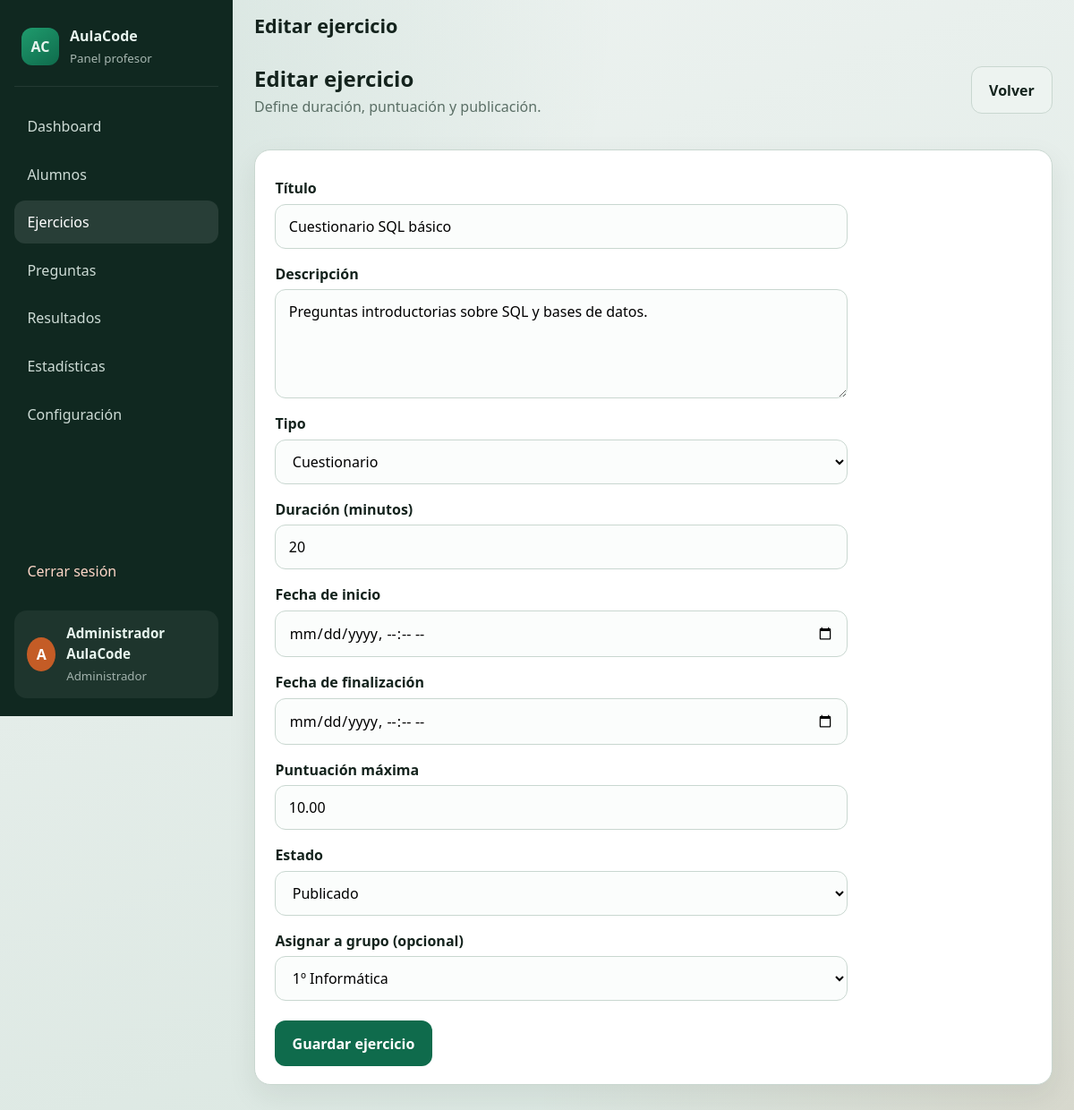
Screenshot of /admin/ejercicio_form.php?id=1 (signed in) with the database file from the repository.
### tables this page shows
CREATE TABLE `ejercicios` (
  `id` INT UNSIGNED NOT NULL AUTO_INCREMENT,
  `titulo` VARCHAR(200) NOT NULL,
  `descripcion` TEXT NULL,
  `tipo` ENUM('CUESTIONARIO','SQL','PHP','RESPUESTA_ESCRITA','PROYECTO') NOT NULL DEFAULT 'CUESTIONARIO',
  `duracion_minutos` INT UNSIGNED NOT NULL DEFAULT 30,
  `fecha_inicio` DATETIME NULL DEFAULT NULL,
  `fecha_fin` DATETIME NULL DEFAULT NULL,
  `puntuacion_maxima` DECIMAL(6,2) NOT NULL DEFAULT 10.00,
  `estado` ENUM('BORRADOR','PUBLICADO','CERRADO') NOT NULL DEFAULT 'BORRADOR',
  `creado_por` INT UNSIGNED NOT NULL,
  `creado_en` DATETIME NOT NULL DEFAULT CURRENT_TIMESTAMP,
  `actualizado_en` DATETIME NULL DEFAULT NULL ON UPDATE CURRENT_TIMESTAMP,
  PRIMARY KEY (`id`),
  KEY `idx_ejercicios_estado` (`estado`),
  KEY `idx_ejercicios_tipo` (`tipo`),
  KEY `idx_ejercicios_creado_por` (`creado_por`),
  CONSTRAINT `fk_ejercicios_creado_por`
    FOREIGN KEY (`creado_por`) REFERENCES `usuarios` (`id`)
    ON UPDATE CASCADE ON DELETE RESTRICT
);

### includes/functions.php (called while the page is built, shortened)
<?php
function e(?string $value): string
{
    return htmlspecialchars((string) $value, ENT_QUOTES | ENT_SUBSTITUTE, 'UTF-8');
}
function url(string $path = ''): string
{
    $path = ltrim($path, '/');
    return BASE_PATH . ($path !== '' ? '/' . $path : '');
}
function label_ejercicio_estado(string $estado): string
{
    return match ($estado) {
        'BORRADOR'  => 'Borrador',
        'PUBLICADO' => 'Publicado',
        'CERRADO'   => 'Cerrado',
        default     => $estado,
    };
}
function label_ejercicio_tipo(string $tipo): string
{
    return match ($tipo) {
        'CUESTIONARIO'      => 'Cuestionario',
        'SQL'               => 'SQL',
        'PHP'               => 'PHP',
        'RESPUESTA_ESCRITA' => 'Respuesta escrita',
        'PROYECTO'          => 'Proyecto',
        default             => $tipo,
    };
}
function grupos_activos(): array
{
    return db()->query(
        'SELECT id, nombre FROM grupos WHERE activo = 1 ORDER BY nombre'
    )->fetchAll();
}

### config/database.php (called while the page is built, shortened)
<?php
function db(): PDO
{
    static $pdo = null;
    if ($pdo instanceof PDO) {
        return $pdo;
    }
    $dsn = sprintf(
        'mysql:host=%s;port=%s;dbname=%s;charset=%s',
        DB_HOST,
        DB_PORT,
        DB_NAME,
        DB_CHARSET
    );
    $options = [
        PDO::ATTR_ERRMODE            => PDO::ERRMODE_EXCEPTION,
        PDO::ATTR_DEFAULT_FETCH_MODE => PDO::FETCH_ASSOC,
        PDO::ATTR_EMULATE_PREPARES   => false,
    ];
    $pdo = new PDO($dsn, DB_USER, DB_PASS, $options);
    return $pdo;
}

### admin/ejercicio_form.php (the view, shortened to what this page needs)
<?php
$pdo = db();
$id = isset($_GET['id']) ? (int) $_GET['id'] : 0;
$ej = [
    'titulo' => '',
    'descripcion' => '',
    'tipo' => 'CUESTIONARIO',
    'duracion_minutos' => 20,
    'fecha_inicio' => '',
    'fecha_fin' => '',
    'puntuacion_maxima' => 10,
    'estado' => 'BORRADOR',
    'grupo_id' => '',
];
if ($id > 0) {
    $stmt = $pdo->prepare('SELECT * FROM ejercicios WHERE id = :id LIMIT 1');
    $stmt->execute(['id' => $id]);
    $row = $stmt->fetch();
    $ej = $row;
    $ej['fecha_inicio'] = $row['fecha_inicio'] ? date('Y-m-d\TH:i', strtotime($row['fecha_inicio'])) : '';
    $ej['fecha_fin'] = $row['fecha_fin'] ? date('Y-m-d\TH:i', strtotime($row['fecha_fin'])) : '';
    $asig = $pdo->prepare('SELECT grupo_id FROM asignaciones WHERE ejercicio_id = :id AND grupo_id IS NOT NULL LIMIT 1');
    $asig->execute(['id' => $id]);
    $ej['grupo_id'] = $asig->fetchColumn() ?: '';
}
$tipos = ['CUESTIONARIO', 'SQL', 'PHP', 'RESPUESTA_ESCRITA', 'PROYECTO'];
$estados = ['BORRADOR', 'PUBLICADO', 'CERRADO'];
$grupos = grupos_activos();
$pageTitle = $id > 0 ? 'Editar ejercicio' : 'Nuevo ejercicio';
require_once __DIR__ . '/../includes/header.php';
?>
<section class="toolbar">
    <div>
        <h2><?= e($pageTitle) ?></h2>
        <p>Define duración, puntuación y publicación.</p>
    </div>
    <a class="btn btn-secondary" href="<?= e(url('admin/ejercicios.php')) ?>">Volver</a>
</section>
<section class="panel form-panel">
    <form method="post" class="form-grid">
        <label for="titulo">Título</label>
        <input type="text" id="titulo" name="titulo" required maxlength="200" value="<?= e($ej['titulo']) ?>">
        <label for="descripcion">Descripción</label>
        <textarea id="descripcion" name="descripcion" rows="4"><?= e($ej['descripcion'] ?? '') ?></textarea>
        <label for="tipo">Tipo</label>
        <select id="tipo" name="tipo">
            <?php foreach ($tipos as $t): ?>
                <option value="<?= e($t) ?>" <?= $ej['tipo'] === $t ? 'selected' : '' ?>><?= e(label_ejercicio_tipo($t)) ?></option>
            <?php endforeach; ?>
        </select>
        <label for="duracion_minutos">Duración (minutos)</label>
        <input type="number" id="duracion_minutos" name="duracion_minutos" min="1" max="600" value="<?= (int)$ej['duracion_minutos'] ?>">
        <label for="fecha_inicio">Fecha de inicio</label>
        <input type="datetime-local" id="fecha_inicio" name="fecha_inicio" value="<?= e($ej['fecha_inicio'] ?? '') ?>">
        <label for="fecha_fin">Fecha de finalización</label>
        <input type="datetime-local" id="fecha_fin" name="fecha_fin" value="<?= e($ej['fecha_fin'] ?? '') ?>">
        <label for="puntuacion_maxima">Puntuación máxima</label>
        <input type="number" step="0.01" id="puntuacion_maxima" name="puntuacion_maxima" min="0.1" value="<?= e((string)$ej['puntuacion_maxima']) ?>">
        <label for="estado">Estado</label>
        <select id="estado" name="estado">
            <?php foreach ($estados as $est): ?>
                <option value="<?= e($est) ?>" <?= $ej['estado'] === $est ? 'selected' : '' ?>><?= e(label_ejercicio_estado($est)) ?></option>
            <?php endforeach; ?>
        </select>
        <label for="grupo_id">Asignar a grupo (opcional)</label>
        <select id="grupo_id" name="grupo_id">
            <?php foreach ($grupos as $g): ?>
                <option value="<?= (int)$g['id'] ?>" <?= (string)($ej['grupo_id'] ?? '') === (string)$g['id'] ? 'selected' : '' ?>>
                    <?= e($g['nombre']) ?>
                </option>
            <?php endforeach; ?>
        </select>
        <div class="form-actions">
            <button type="submit" class="btn btn-primary">Guardar ejercicio</button>
        </div>
    </form>
</section>
<?php require_once __DIR__ . '/../includes/footer.php'; ?>

### assets/css/style.css (style rules this page uses)
:root { --bg: #eef3f1; --bg-deep: #d9e6e0; --surface: #ffffff; --ink: #14231d; --muted: #5b6f66; --line: #c9d7d0; --brand: #0f6b4c; --brand-dark: #0a4d37; --brand-soft: #d8f0e5; --accent: #c45c26; --accent-soft: #f8e6dc; --danger: #b42318; --danger-soft: #fde8e6; --success: #0f6b4c; --success-soft: #d8f0e5; --warning: #9a6700; --warning-soft: #fff4d6; --shadow: 0 12px 32px rgba(20, 35, 29, 0.08); --radius: 18px; --sidebar-w: 260px; --font-display: "Segoe UI", "Trebuchet MS", sans-serif; --font-body: "Segoe UI", "Candara", sans-serif; }
*, *::before, *::after { box-sizing: border-box; }
html, body { margin: 0; padding: 0; min-height: 100%; }
body { font-family: var(--font-body); color: var(--ink); background: radial-gradient(circle at top left, rgba(15, 107, 76, 0.12), transparent 40%), radial-gradient(circle at bottom right, rgba(196, 92, 38, 0.10), transparent 35%), linear-gradient(160deg, var(--bg), var(--bg-deep)); line-height: 1.5; }
a { color: var(--brand); text-decoration: none; }
h1, h2, h3, h4 { font-family: var(--font-display); margin: 0 0 0.5rem; line-height: 1.2; }
p { margin: 0 0 1rem; color: var(--muted); }
.stat-card, .panel { background: var(--surface); border: 1px solid var(--line); border-radius: var(--radius); box-shadow: var(--shadow); }
.panel { padding: 1.25rem 1.4rem; }
.btn { display: inline-flex; align-items: center; justify-content: center; gap: 0.4rem; border: 0; border-radius: 12px; padding: 0.85rem 1.2rem; font: inherit; font-weight: 600; cursor: pointer; transition: transform 0.12s ease, background 0.12s ease; }
.btn-primary { background: var(--brand); color: #fff; }
.toolbar { display: flex; justify-content: space-between; align-items: flex-start; gap: 1rem; margin: 0.75rem 0 1.25rem; flex-wrap: wrap; }
.toolbar h2 { margin-bottom: 0.25rem; }
.btn-secondary { background: #edf3f0; color: var(--ink); border: 1px solid var(--line); }
.form-panel .form-grid { display: grid; gap: 0.35rem 0; max-width: 640px; }
.form-grid label { font-weight: 600; margin-top: 0.65rem; }
.form-grid input, .form-grid select, .form-grid textarea { width: 100%; border: 1px solid var(--line); border-radius: 12px; padding: 0.75rem 0.9rem; font: inherit; background: #fbfdfc; }
.form-grid textarea { resize: vertical; }
.form-actions { margin-top: 1rem; }

### rows the page displays
ejercicios: titulo "Cuestionario SQL básico", descripcion "Preguntas introductorias sobre SQL y bases de datos.", duracion_minutos "20", puntuacion_maxima "10.00"

### other values shown
APP_NAME "AulaCode"
mb_substr($fullName, 0, 1) "A"
$fullName "Administrador AulaCode"
$pageTitle "Editar ejercicio"
form field tipo "Cuestionario"
form field estado "Publicado"
form field grupo_id "1º Informática"
